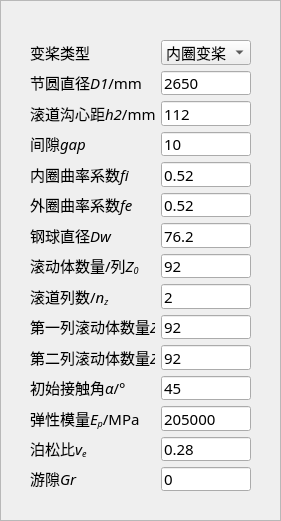
    <widget class="QFrame" name="frame_2">
     <property name="geometry">
      <rect>
       <x>386</x>
       <y>20</y>
       <width>281</width>
       <height>521</height>
      </rect>
     </property>
     <property name="font">
      <font>
       <family>宋体</family>
      </font>
     </property>
     <property name="frameShape">
      <enum>QFrame::StyledPanel</enum>
     </property>
     <property name="frameShadow">
      <enum>QFrame::Plain</enum>
     </property>
     <property name="lineWidth">
      <number>5</number>
     </property>
     <property name="midLineWidth">
      <number>5</number>
     </property>
     <widget class="QWidget" name="layoutWidget">
      <property name="geometry">
       <rect>
        <x>30</x>
        <y>40</y>
        <width>221</width>
        <height>451</height>
       </rect>
      </property>
      <layout class="QGridLayout" name="gridLayout_6">
       <item row="8" column="0">
        <widget class="QLabel" name="label_12">
         <property name="font">
          <font>
           <family>宋体</family>
           <pointsize>16</pointsize>
          </font>
         </property>
         <property name="autoFillBackground">
          <bool>true</bool>
         </property>
         <property name="text">
          <string>&lt;html&gt;&lt;head/&gt;&lt;body&gt;&lt;p&gt;&lt;span style=&quot; font-size:11pt;&quot;&gt;滚道列数/&lt;/span&gt;&lt;span style=&quot; font-size:11pt; font-style:italic;&quot;&gt;n&lt;/span&gt;&lt;span style=&quot; font-size:11pt; font-style:italic; vertical-align:sub;&quot;&gt;z&lt;/span&gt;&lt;/p&gt;&lt;/body&gt;&lt;/html&gt;</string>
         </property>
        </widget>
       </item>
       <item row="1" column="1">
        <widget class="QLineEdit" name="line_dpw">
         <property name="font">
          <font>
           <family>宋体</family>
           <pointsize>11</pointsize>
          </font>
         </property>
         <property name="text">
          <string>2650</string>
         </property>
        </widget>
       </item>
       <item row="4" column="0">
        <widget class="QLabel" name="label_7">
         <property name="font">
          <font>
           <family>宋体</family>
           <pointsize>16</pointsize>
          </font>
         </property>
         <property name="autoFillBackground">
          <bool>true</bool>
         </property>
         <property name="text">
          <string>&lt;html&gt;&lt;head/&gt;&lt;body&gt;&lt;p&gt;&lt;span style=&quot; font-size:11pt;&quot;&gt;内圈曲率系数&lt;/span&gt;&lt;span style=&quot; font-size:11pt; font-style:italic;&quot;&gt;fi&lt;/span&gt;&lt;/p&gt;&lt;/body&gt;&lt;/html&gt;</string>
         </property>
        </widget>
       </item>
       <item row="3" column="0">
        <widget class="QLabel" name="label_25">
         <property name="font">
          <font>
           <family>宋体</family>
           <pointsize>16</pointsize>
          </font>
         </property>
         <property name="autoFillBackground">
          <bool>true</bool>
         </property>
         <property name="text">
          <string>&lt;html&gt;&lt;head/&gt;&lt;body&gt;&lt;p&gt;&lt;span style=&quot; font-size:11pt;&quot;&gt;间隙&lt;/span&gt;&lt;span style=&quot; font-size:11pt; font-style:italic;&quot;&gt;gap&lt;/span&gt;&lt;/p&gt;&lt;/body&gt;&lt;/html&gt;</string>
         </property>
        </widget>
       </item>
       <item row="14" column="0">
        <widget class="QLabel" name="label_46">
         <property name="font">
          <font>
           <family>宋体</family>
           <pointsize>16</pointsize>
          </font>
         </property>
         <property name="autoFillBackground">
          <bool>true</bool>
         </property>
         <property name="text">
          <string>&lt;html&gt;&lt;head/&gt;&lt;body&gt;&lt;p&gt;&lt;span style=&quot; font-size:11pt;&quot;&gt;游隙&lt;/span&gt;&lt;span style=&quot; font-size:11pt; font-style:italic;&quot;&gt;Gr&lt;/span&gt;&lt;/p&gt;&lt;/body&gt;&lt;/html&gt;</string>
         </property>
        </widget>
       </item>
       <item row="5" column="1">
        <widget class="QLineEdit" name="line_fe">
         <property name="font">
          <font>
           <family>宋体</family>
           <pointsize>11</pointsize>
          </font>
         </property>
         <property name="text">
          <string>0.52</string>
         </property>
        </widget>
       </item>
       <item row="6" column="1">
        <widget class="QLineEdit" name="line_dw">
         <property name="font">
          <font>
           <family>宋体</family>
           <pointsize>11</pointsize>
          </font>
         </property>
         <property name="text">
          <string>76.2</string>
         </property>
        </widget>
       </item>
       <item row="7" column="0">
        <widget class="QLabel" name="label_9">
         <property name="font">
          <font>
           <family>宋体</family>
           <pointsize>16</pointsize>
          </font>
         </property>
         <property name="autoFillBackground">
          <bool>true</bool>
         </property>
         <property name="text">
          <string>&lt;html&gt;&lt;head/&gt;&lt;body&gt;&lt;p&gt;&lt;span style=&quot; font-size:11pt;&quot;&gt;滚动体数量/列&lt;/span&gt;&lt;span style=&quot; font-size:11pt; font-style:italic;&quot;&gt;Z&lt;/span&gt;&lt;span style=&quot; font-size:11pt; font-style:italic; vertical-align:sub;&quot;&gt;0&lt;/span&gt;&lt;/p&gt;&lt;/body&gt;&lt;/html&gt;</string>
         </property>
        </widget>
       </item>
       <item row="0" column="1">
        <widget class="QComboBox" name="combo_pitch_type">
         <property name="font">
          <font>
           <pointsize>11</pointsize>
          </font>
         </property>
         <item>
          <property name="text">
           <string>内圈变桨</string>
          </property>
         </item>
         <item>
          <property name="text">
           <string>外圈变桨</string>
          </property>
         </item>
        </widget>
       </item>
       <item row="14" column="1">
        <widget class="QLineEdit" name="line_gr">
         <property name="font">
          <font>
           <family>宋体</family>
           <pointsize>11</pointsize>
          </font>
         </property>
         <property name="text">
          <string>0</string>
         </property>
        </widget>
       </item>
       <item row="0" column="0">
        <widget class="QLabel" name="label_20">
         <property name="font">
          <font>
           <family>宋体</family>
           <pointsize>16</pointsize>
          </font>
         </property>
         <property name="autoFillBackground">
          <bool>true</bool>
         </property>
         <property name="text">
          <string>&lt;!DOCTYPE HTML PUBLIC &quot;-//W3C//DTD HTML 4.0//EN&quot; &quot;http://www.w3.org/TR/REC-html40/strict.dtd&quot;&gt;
&lt;html&gt;&lt;head&gt;&lt;meta name=&quot;qrichtext&quot; content=&quot;1&quot; /&gt;&lt;style type=&quot;text/css&quot;&gt;
p, li { white-space: pre-wrap; }
&lt;/style&gt;&lt;/head&gt;&lt;body style=&quot; font-family:'Arial'; font-size:16pt; font-weight:400; font-style:normal;&quot;&gt;
&lt;p style=&quot; margin-top:12px; margin-bottom:12px; margin-left:0px; margin-right:0px; -qt-block-indent:0; text-indent:0px;&quot;&gt;&lt;span style=&quot; font-size:11pt;&quot;&gt;变桨类型&lt;/span&gt;&lt;/p&gt;&lt;/body&gt;&lt;/html&gt;</string>
         </property>
        </widget>
       </item>
       <item row="11" column="1">
        <widget class="QLineEdit" name="line_alpha">
         <property name="font">
          <font>
           <family>宋体</family>
           <pointsize>11</pointsize>
          </font>
         </property>
         <property name="text">
          <string>45</string>
         </property>
        </widget>
       </item>
       <item row="1" column="0">
        <widget class="QLabel" name="label_5">
         <property name="font">
          <font>
           <family>宋体</family>
           <pointsize>16</pointsize>
          </font>
         </property>
         <property name="autoFillBackground">
          <bool>true</bool>
         </property>
         <property name="text">
          <string>&lt;html&gt;&lt;head/&gt;&lt;body&gt;&lt;p&gt;&lt;span style=&quot; font-size:11pt;&quot;&gt;节圆直径&lt;/span&gt;&lt;span style=&quot; font-size:11pt; font-style:italic;&quot;&gt;D1&lt;/span&gt;&lt;span style=&quot; font-size:11pt;&quot;&gt;/mm&lt;/span&gt;&lt;/p&gt;&lt;/body&gt;&lt;/html&gt;</string>
         </property>
        </widget>
       </item>
       <item row="2" column="0">
        <widget class="QLabel" name="label_6">
         <property name="font">
          <font>
           <family>宋体</family>
           <pointsize>16</pointsize>
          </font>
         </property>
         <property name="autoFillBackground">
          <bool>true</bool>
         </property>
         <property name="text">
          <string>&lt;html&gt;&lt;head/&gt;&lt;body&gt;&lt;p&gt;&lt;span style=&quot; font-size:11pt;&quot;&gt;滚道沟心距&lt;/span&gt;&lt;span style=&quot; font-size:11pt; font-style:italic;&quot;&gt;h2&lt;/span&gt;&lt;span style=&quot; font-size:11pt;&quot;&gt;/mm&lt;/span&gt;&lt;/p&gt;&lt;/body&gt;&lt;/html&gt;</string>
         </property>
        </widget>
       </item>
       <item row="5" column="0">
        <widget class="QLabel" name="label_8">
         <property name="font">
          <font>
           <family>宋体</family>
           <pointsize>16</pointsize>
          </font>
         </property>
         <property name="autoFillBackground">
          <bool>true</bool>
         </property>
         <property name="text">
          <string>&lt;html&gt;&lt;head/&gt;&lt;body&gt;&lt;p&gt;&lt;span style=&quot; font-size:11pt;&quot;&gt;外圈曲率系数&lt;/span&gt;&lt;span style=&quot; font-size:11pt; font-style:italic;&quot;&gt;fe&lt;/span&gt;&lt;/p&gt;&lt;/body&gt;&lt;/html&gt;</string>
         </property>
        </widget>
       </item>
       <item row="8" column="1">
        <widget class="QLineEdit" name="line_nz">
         <property name="font">
          <font>
           <family>宋体</family>
           <pointsize>11</pointsize>
          </font>
         </property>
         <property name="text">
          <string>2</string>
         </property>
        </widget>
       </item>
       <item row="13" column="0">
        <widget class="QLabel" name="label_44">
         <property name="font">
          <font>
           <family>宋体</family>
           <pointsize>16</pointsize>
          </font>
         </property>
         <property name="autoFillBackground">
          <bool>true</bool>
         </property>
         <property name="text">
          <string>&lt;html&gt;&lt;head/&gt;&lt;body&gt;&lt;p&gt;&lt;span style=&quot; font-size:11pt;&quot;&gt;泊松比&lt;/span&gt;&lt;span style=&quot; font-size:11pt; font-style:italic;&quot;&gt;v&lt;/span&gt;&lt;span style=&quot; font-size:11pt; font-style:italic; vertical-align:sub;&quot;&gt;e&lt;/span&gt;&lt;/p&gt;&lt;/body&gt;&lt;/html&gt;</string>
         </property>
        </widget>
       </item>
       <item row="7" column="1">
        <widget class="QLineEdit" name="line_z0">
         <property name="font">
          <font>
           <family>宋体</family>
           <pointsize>11</pointsize>
          </font>
         </property>
         <property name="text">
          <string>92</string>
         </property>
        </widget>
       </item>
       <item row="10" column="0">
        <widget class="QLabel" name="label_11">
         <property name="font">
          <font>
           <family>宋体</family>
           <pointsize>16</pointsize>
          </font>
         </property>
         <property name="autoFillBackground">
          <bool>true</bool>
         </property>
         <property name="text">
          <string>&lt;html&gt;&lt;head/&gt;&lt;body&gt;&lt;p&gt;&lt;span style=&quot; font-size:11pt;&quot;&gt;第二列滚动体数量&lt;/span&gt;&lt;span style=&quot; font-size:11pt; font-style:italic;&quot;&gt;Z&lt;/span&gt;&lt;span style=&quot; font-size:11pt; font-style:italic; vertical-align:sub;&quot;&gt;2&lt;/span&gt;&lt;/p&gt;&lt;/body&gt;&lt;/html&gt;</string>
         </property>
        </widget>
       </item>
       <item row="2" column="1">
        <widget class="QLineEdit" name="line_dc">
         <property name="font">
          <font>
           <family>宋体</family>
           <pointsize>11</pointsize>
          </font>
         </property>
         <property name="text">
          <string>112</string>
         </property>
        </widget>
       </item>
       <item row="3" column="1">
        <widget class="QLineEdit" name="line_gap">
         <property name="font">
          <font>
           <family>宋体</family>
           <pointsize>11</pointsize>
          </font>
         </property>
         <property name="text">
          <string>10</string>
         </property>
        </widget>
       </item>
       <item row="10" column="1">
        <widget class="QLineEdit" name="line_z2">
         <property name="font">
          <font>
           <family>宋体</family>
           <pointsize>11</pointsize>
          </font>
         </property>
         <property name="text">
          <string>92</string>
         </property>
        </widget>
       </item>
       <item row="4" column="1">
        <widget class="QLineEdit" name="line_fi">
         <property name="font">
          <font>
           <family>宋体</family>
           <pointsize>11</pointsize>
          </font>
         </property>
         <property name="text">
          <string>0.52</string>
         </property>
        </widget>
       </item>
       <item row="9" column="1">
        <widget class="QLineEdit" name="line_z1">
         <property name="font">
          <font>
           <family>宋体</family>
           <pointsize>11</pointsize>
          </font>
         </property>
         <property name="text">
          <string>92</string>
         </property>
        </widget>
       </item>
       <item row="13" column="1">
        <widget class="QLineEdit" name="line_nu">
         <property name="font">
          <font>
           <family>宋体</family>
           <pointsize>11</pointsize>
          </font>
         </property>
         <property name="text">
          <string>0.28</string>
         </property>
        </widget>
       </item>
       <item row="9" column="0">
        <widget class="QLabel" name="label_10">
         <property name="font">
          <font>
           <family>宋体</family>
           <pointsize>16</pointsize>
          </font>
         </property>
         <property name="autoFillBackground">
          <bool>true</bool>
         </property>
         <property name="text">
          <string>&lt;html&gt;&lt;head/&gt;&lt;body&gt;&lt;p&gt;&lt;span style=&quot; font-size:11pt;&quot;&gt;第一列滚动体数量&lt;/span&gt;&lt;span style=&quot; font-size:11pt; font-style:italic;&quot;&gt;Z&lt;/span&gt;&lt;span style=&quot; font-size:11pt; font-style:italic; vertical-align:sub;&quot;&gt;1&lt;/span&gt;&lt;/p&gt;&lt;/body&gt;&lt;/html&gt;</string>
         </property>
        </widget>
       </item>
       <item row="12" column="1">
        <widget class="QLineEdit" name="line_ep">
         <property name="font">
          <font>
           <family>宋体</family>
           <pointsize>11</pointsize>
          </font>
         </property>
         <property name="text">
          <string>205000</string>
         </property>
        </widget>
       </item>
       <item row="6" column="0">
        <widget class="QLabel" name="label_45">
         <property name="font">
          <font>
           <family>宋体</family>
           <pointsize>16</pointsize>
          </font>
         </property>
         <property name="autoFillBackground">
          <bool>true</bool>
         </property>
         <property name="text">
          <string>&lt;html&gt;&lt;head/&gt;&lt;body&gt;&lt;p&gt;&lt;span style=&quot; font-size:11pt;&quot;&gt;钢球直径&lt;/span&gt;&lt;span style=&quot; font-size:11pt; font-style:italic;&quot;&gt;Dw&lt;/span&gt;&lt;/p&gt;&lt;/body&gt;&lt;/html&gt;</string>
         </property>
        </widget>
       </item>
       <item row="11" column="0">
        <widget class="QLabel" name="label_13">
         <property name="font">
          <font>
           <family>宋体</family>
           <pointsize>16</pointsize>
          </font>
         </property>
         <property name="autoFillBackground">
          <bool>true</bool>
         </property>
         <property name="text">
          <string>&lt;html&gt;&lt;head/&gt;&lt;body&gt;&lt;p&gt;&lt;span style=&quot; font-size:11pt;&quot;&gt;初始接触角&lt;/span&gt;&lt;span style=&quot; font-size:11pt; font-style:italic;&quot;&gt;α&lt;/span&gt;&lt;span style=&quot; font-size:11pt;&quot;&gt;/°&lt;/span&gt;&lt;/p&gt;&lt;/body&gt;&lt;/html&gt;</string>
         </property>
        </widget>
       </item>
       <item row="12" column="0">
        <widget class="QLabel" name="label_24">
         <property name="font">
          <font>
           <family>宋体</family>
           <pointsize>16</pointsize>
          </font>
         </property>
         <property name="autoFillBackground">
          <bool>true</bool>
         </property>
         <property name="text">
          <string>&lt;html&gt;&lt;head/&gt;&lt;body&gt;&lt;p&gt;&lt;span style=&quot; font-size:11pt;&quot;&gt;弹性模量&lt;/span&gt;&lt;span style=&quot; font-size:11pt; font-style:italic;&quot;&gt;E&lt;/span&gt;&lt;span style=&quot; font-size:11pt; font-style:italic; vertical-align:sub;&quot;&gt;p&lt;/span&gt;&lt;span style=&quot; font-size:11pt;&quot;&gt;/MPa&lt;/span&gt;&lt;/p&gt;&lt;/body&gt;&lt;/html&gt;</string>
         </property>
        </widget>
       </item>
      </layout>
     </widget>
    </widget>
